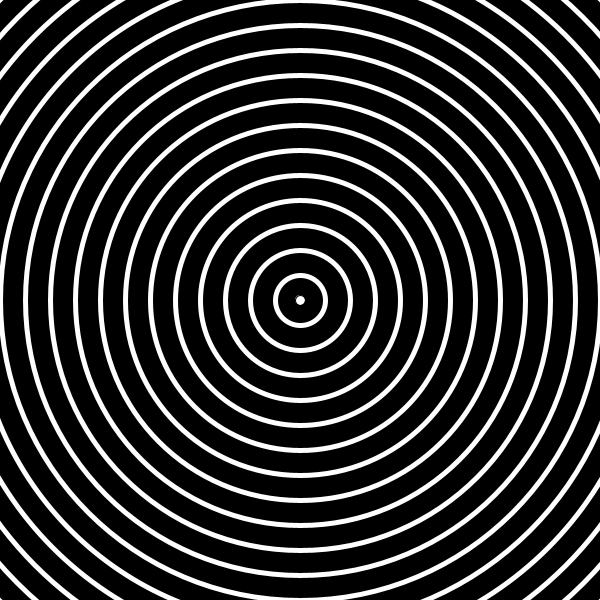
Frame 1 (no input)
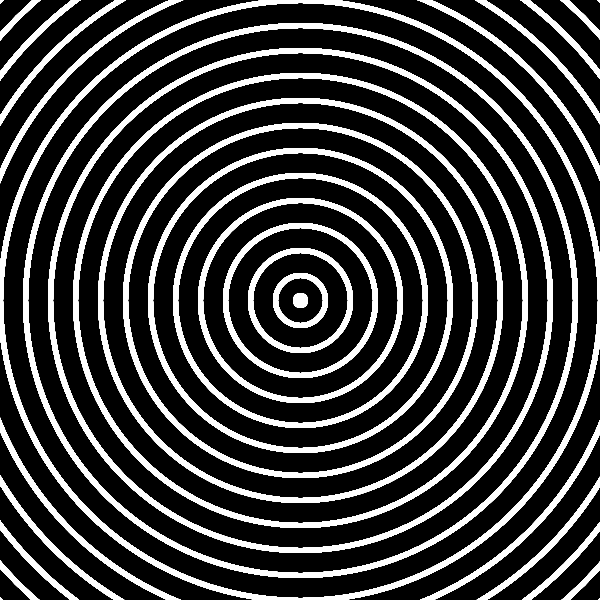
Frame 60 (the mouse pressed at the canvas centre just before this capture)
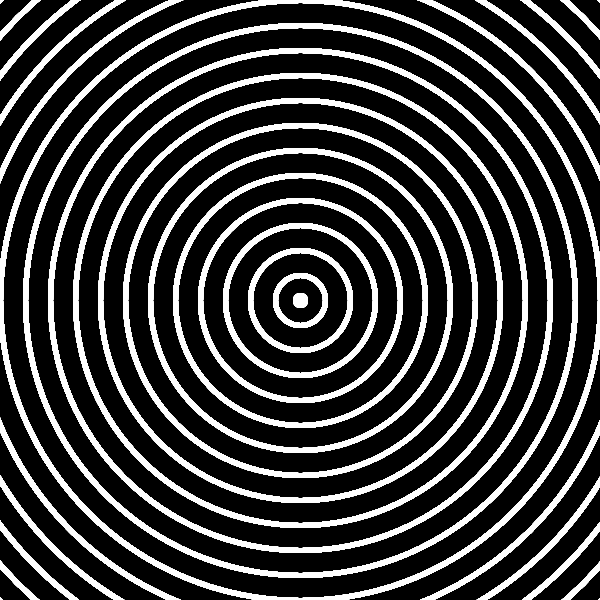
Frame 120 (the mouse held since frame 60 and released just before this capture)

The Processing sketch that drew these frames (run headless with seeded random() and noise(); from frame 60 on, the mouse is pressed at the canvas centre):

// Processing sketch: Wall_Drawing1261
// ── Wall_Drawing1261.pde
int e= 50;
void setup(){
  background(0);
  size(600,600);
}


void draw(){
  ellipse(width/2,height/2,10,10);
   for(int i = 0; i < 1000; i+=50){
    noFill();
    stroke(255);
    strokeWeight(5);
    ellipse(width/2,height/2,i,i);
  }
}
